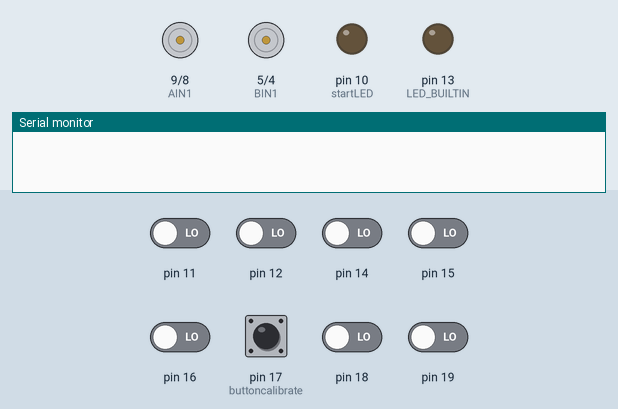
The sketch below on a simulated Arduino Uno, built with avr-gcc and run on an emulated ATmega328P. Shown: motor-driver pin pairs drawn as motors (green arrow = first pin HIGH = forward, orange = second pin HIGH = backward, longer = more drive, scaled by the enable pin), output pins drawn as LEDs (lit = HIGH), the last lines printed to the serial monitor. The inputs (shaded band) are chosen by the test bench; at power-on: pin 11, pin 12, pin 14–16, pin 17 (buttoncalibrate), pin 18, pin 19 LOW.

Above: at 1.3 s.
1.4 s: pin 17 (buttoncalibrate) pulled HIGH for 0.15 s
At 1.7 s:
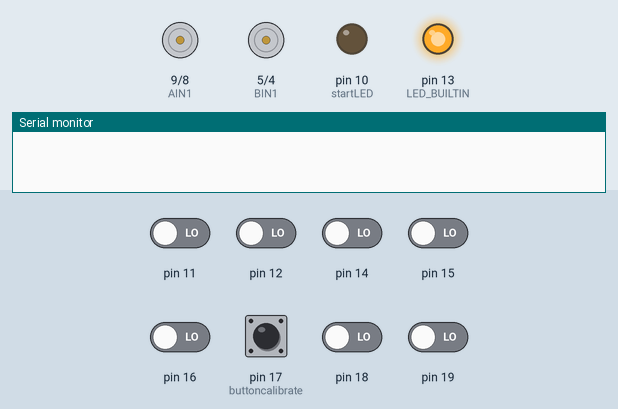
4.5 s: pin 11 driven HIGH
At 6.3 s:
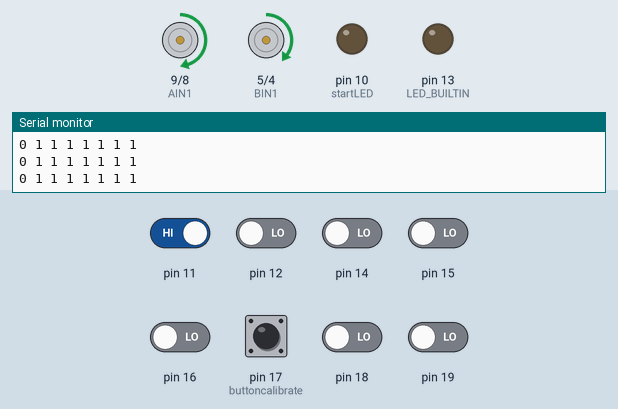
6.6 s: pin 18 driven HIGH
At 7.7 s:
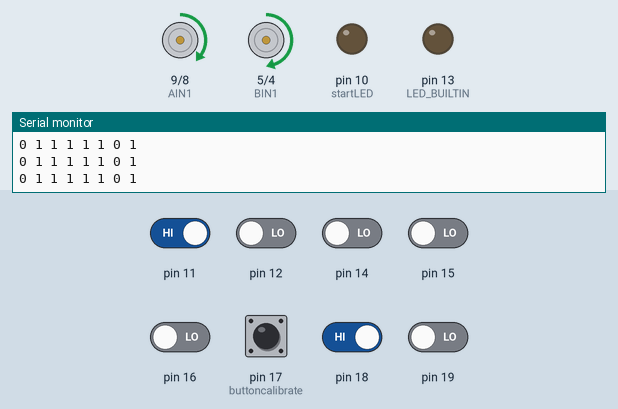
Timing chart, 0 to 9.6 s (numbered marks = the images above; inputs shaded):
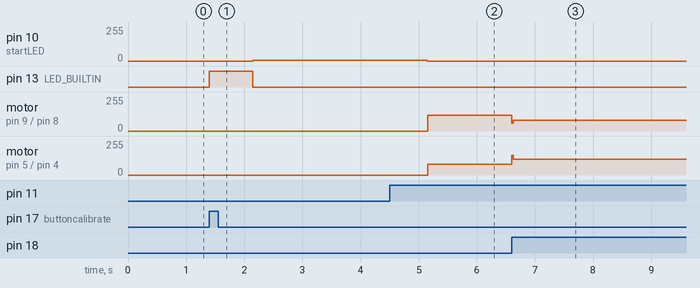

Measured:
- after the input at 1.4 s, pin 10 (startLED): 0/255 → 5/255 after 0.75 s; pin 13 (LED_BUILTIN): LOW → HIGH at once, → LOW 0.75 s later
- after the input at 4.5 s, motor on pin 9 (AIN1) / pin 8 (AIN2): stopped → forward 120/255 after 0.66 s; motor on pin 5 (BIN1) / pin 4 (BIN2): stopped → forward 80/255 after 0.66 s
- after the input at 6.6 s, motor on pin 9 (AIN1) / pin 8 (AIN2): forward 120/255 → forward 80/255 at once; motor on pin 5 (BIN1) / pin 4 (BIN2): forward 80/255 → forward 120/255 at once

The sketch:

pid_for_white_line_normal.ino
```cpp
#include <QTRSensors.h>

QTRSensors qtr;
const uint8_t SensorCount = 8;
uint16_t sensorValues[SensorCount];
const uint16_t threshold = 1950;
uint8_t binaryValues[SensorCount];   // Array to store '0' or '1' based on the threshold

float Kp = 0.04; // Set up the constants value 0.0575
float Ki = 0;
float Kd = 0.06;//0.1
int P;
int I;
int D;
int lastError = 0;
int prePos = 0;
boolean onoff = true;

// Increasing the maxspeed can damage the motors - at a value of 255 the 6V motors will receive 7.4 V
const uint8_t maxspeeda = 150;//to make fast put 230
const uint8_t maxspeedb = 150;//to make fast put 230
const uint8_t basespeeda = 100;//to make fast put 230
const uint8_t basespeedb = 100;//to make fast put 230

// Set up the drive motor carrier pins for TB6612FNG
int PWMA = 6;
int AIN1 = 9;
int AIN2 = 8;
int PWMB = 3;
int BIN1 = 5;
int BIN2 = 4;
int startLED = 10;

// Set up the buttons pins
int buttoncalibrate = 17; // Pin A3
int buttonstart = 2;

void setup() {
  Serial.begin(9600);
  qtr.setTypeRC();
  // Set up the sensor array pins
  qtr.setSensorPins((const uint8_t[]){11, 12, 14, 15, 16, 17, 18, 19}, SensorCount);
  qtr.setEmitterPin(7); // LEDON PIN

  pinMode(AIN1, OUTPUT);
  pinMode(AIN2, OUTPUT);
  pinMode(PWMA, OUTPUT);
  pinMode(BIN1, OUTPUT);
  pinMode(BIN2, OUTPUT);
  pinMode(PWMB, OUTPUT);
  pinMode(startLED, OUTPUT);

  delay(500);
  pinMode(LED_BUILTIN, OUTPUT);

  boolean Ok = false;
  while (Ok == false) { // The loop won't start until the robot is calibrated
    if(digitalRead(buttoncalibrate) == HIGH) {
      calibration(); // Calibrate the robot for 10 seconds
      Ok = true;
    }
  }
  forward_brake(0, 0);
}

void calibration() {
  digitalWrite(LED_BUILTIN, HIGH);
  for (uint16_t i = 0; i < 30; i++) {
    qtr.calibrate();
  }
  digitalWrite(LED_BUILTIN, LOW);
  analogWrite(startLED,5);
  delay(3000);
  analogWrite(startLED,0);
}

void loop() {
  //unsigned int sensors[8];
  //uint16_t position = qtr.readLineWhite(sensorValues);
  getDigitalSensorValues();
  int linePosition = findLinePosition(binaryValues, SensorCount);
  // Print the line position
  //Serial.print("Line Position: ");
  //Serial.println(linePosition);
  int error = linePosition - 3500;
  /*Serial.print(position);
  Serial.print("  ");
  Serial.print(error);
  Serial.println();*/

  int motorSpeed = Kp * error + Kd * (error - lastError);
  lastError = error;

  int motorspeeda = basespeeda - motorSpeed;
  int motorspeedb = basespeedb + motorSpeed;
  /*Serial.print(" a:");
  Serial.print(motorspeeda);
  Serial.print(" b:");
  Serial.print(motorspeedb);
  Serial.println();*/

  if (motorspeeda > maxspeeda) motorspeeda = maxspeeda; // prevent the motor from going beyond max speed
  if (motorspeedb > maxspeedb) motorspeedb = maxspeedb; // prevent the motor from going beyond max speed
  if (motorspeeda < 60) motorspeeda = 60; // keep the motor speed positive
  if (motorspeedb < 60) motorspeedb = 60; // keep the motor speed positive

  forward_brake(motorspeedb, motorspeeda);
  // Print sensor values regardless of the robot's state
  /*Serial.print(error);
  Serial.println();*/
  printArray(binaryValues, SensorCount);
  //printAnalogSensorValues();

}

void forward_brake(int posb, int posa) {
  // Set the appropriate values for AIN1, AIN2, BIN1, BIN2 to control motor direction
  digitalWrite(AIN1, HIGH);
  digitalWrite(AIN2, LOW);
  analogWrite(PWMA, posb);

  digitalWrite(BIN1, HIGH);
  digitalWrite(BIN2, LOW);
  analogWrite(PWMB, posa);

  /*Serial.print(" a:");
  Serial.print(posa);
  Serial.print(" b:");
  Serial.print(posb);
  Serial.println();*/
}

/*void PID_control() {
  uint16_t position = qtr.readLineWhite(sensorValues);
  int error = 3500 - position;
  Serial.println(position);
  P = error;

  I = I + error;
  D = error - lastError;
  lastError = error;
  int motorspeed = P * Kp + I * Ki + D * Kd;

  int motorspeeda = basespeeda + motorspeed;
  int motorspeedb = basespeedb - motorspeed;

  if (motorspeeda > maxspeeda) {
    motorspeeda = maxspeeda;
  }

  if (motorspeeda < 0) {
    motorspeeda = 0;
  }
  if (motorspeedb < 0) {
    motorspeedb = 0;
  }
  forward_brake(motorspeeda, motorspeedb);
}*/

void getDigitalSensorValues() {
  // Read sensor values into the array
  qtr.read(sensorValues);

  // Print each sensor value
  for (uint8_t i = 0; i < SensorCount; i++) {
    if (sensorValues[i] < threshold) {
    binaryValues[i] = 1;  // Store '0' if below threshold
    } else {
      binaryValues[i] = 0;  // Store '1' if above threshold
  }
}
return binaryValues ;
}

int findLinePosition(uint8_t binary[], uint8_t count) {
  int weightedSum = 0;       // Sum of weighted indices
  int countOnLine = 0;       // Number of sensors detecting the line
  int currentPos = 0;

  // Iterate through the binary array to calculate the weighted average position
  for (uint8_t i = 0; i < count; i++) {
    if (binary[i] == 1) {     // Check if the sensor detects the line
      weightedSum += i;       // Add the index to the weighted sum
      countOnLine++;          // Increment count of sensors on the line
    }
  }

  // Calculate and return the average position, or -1 if no line is detected
  if (countOnLine > 0) {
    currentPos = weightedSum / countOnLine*1000;
    prePos = currentPos;
    return currentPos;  // Return the average position
  } else {
    return prePos;  // Return -1 if no line is detected
  }
}

void printArray(uint8_t arr[], uint8_t size) {
  for (uint8_t i = 0; i < size; i++) {
    Serial.print(arr[i]);
    Serial.print(' ');  // Add a space between elements for readability
  }
  Serial.println();  // Move to the next line after printing the array
}

void printAnalogSensorValues() {
  // Read sensor values into the array
  qtr.read(sensorValues);

  // Print each sensor value
  for (uint8_t i = 0; i < SensorCount; i++) {
    Serial.print(sensorValues[i]);
    Serial.print(' ');
}
Serial.println();
}
```
